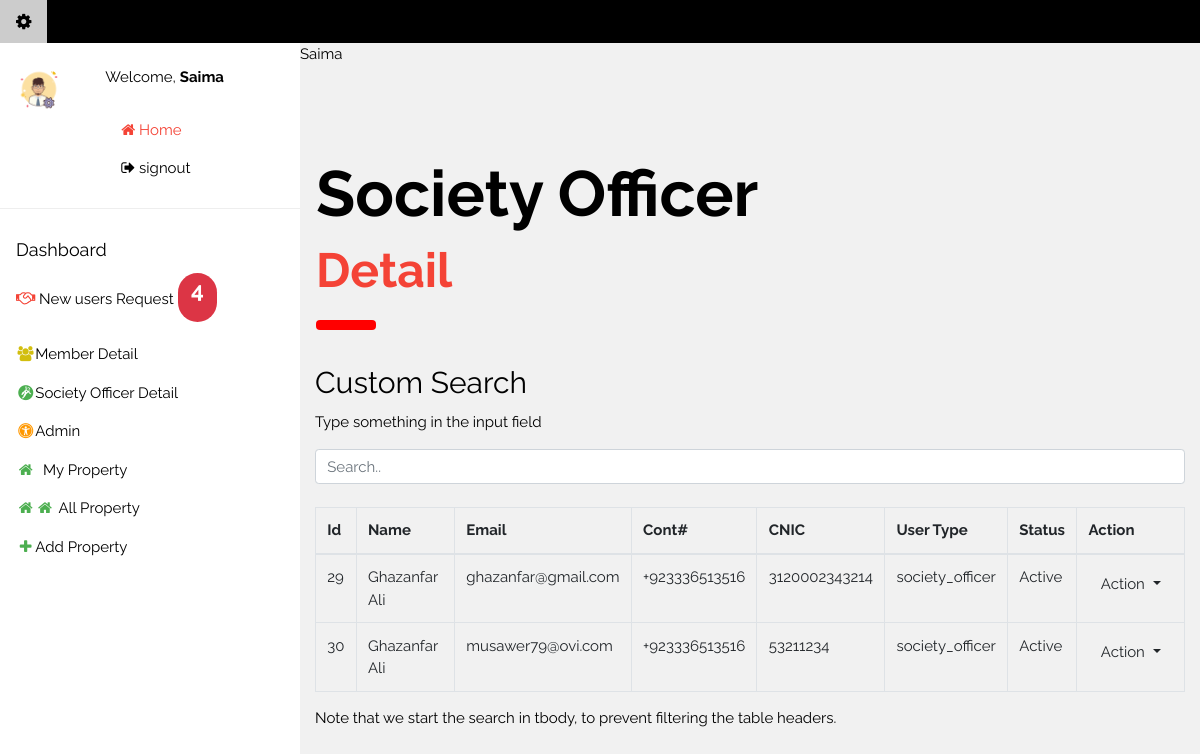
/admin_panel/society_officer_detail.php (signed in), run on the app's committed database.
### tables this page shows
CREATE TABLE `users_details` (
  `id` int(11) NOT NULL,
  `login_id` int(11) DEFAULT NULL,
  `cnic` varchar(250) DEFAULT NULL,
  `address` varchar(250) DEFAULT NULL,
  `mobile_number` varchar(20) DEFAULT NULL,
  `image` varchar(345) DEFAULT NULL
);

### admin_panel/society_officer_detail.php (the view, shortened to what this page needs)
<?php
include "admin_header.php";
require_once "../db.php";
?>
<div class="w3-container" style="margin-top:80px" id="showcase">
    <h1 class="w3-jumbo"><b>Society Officer </b></h1>
    <h1 class="w3-xxxlarge w3-text-red"><b>Detail</b></h1>
    <hr style="width:50px;border:5px solid red" class="w3-round">
  </div>
<div class="container mt-3">
  <h2>Custom Search</h2>
  <p>Type something in the input field</p>
  <input class="form-control" id="myInput" type="text" placeholder="Search..">
  <br>
  <table class="table table-bordered" id="Table">
    <thead>
      <tr>
        <th> Id</th>
        <th>Name</th>
        <th>Email</th>
        <th>Cont#</th>
        <th>CNIC</th>
        <th>User Type</th>
        <th>Status</th>
        <th>Action</th>
      </tr>
    </thead>
    <tbody id="myTable">
    <?php
$sql = "SELECT *, login.login_id as id FROM `login` "
        . " LEFT JOIN users_details ON users_details.login_id = login.login_id"
        . " where type in('society_officer') "
        . ";";
$result = $conn->query($sql);
if ($result->num_rows > 0):
  while($row = $result->fetch_assoc()):
?>
        <tr <?php if($row['status'] =="blocked")echo"class='danger'";?>>
        <td><?=$row['id']?></td>
        <td><?=$row['name']?></td>
        <td><?=$row['email']?></td>
        <td><?=$row['mobile_number']?></td>
        <td><?=$row['cnic']?></td>
        <td><?=$row['type']?></td>
        <td><?=$row['status']?></td>
        <td>
            <div class = "dropdown">
                <button type = "button" class = "btn dropdown-toggle" id = "dropdownMenu1" data-toggle = "dropdown">
                   Action
                </button>
            </div>
        </td>
      </tr>
  <?php endwhile;endif;?>
    </tbody>
  </table>
  <p>Note that we start the search in tbody, to prevent filtering the table headers.</p>
</div>
<link rel="stylesheet" type="text/css" href="https://cdn.datatables.net/v/dt/dt-1.10.18/datatables.min.css"/>

### assets/css/w3.css (style rules this page uses)
html { box-sizing:border-box }
*,*:before,*:after { box-sizing:inherit }
html { -ms-text-size-adjust:100%;-webkit-text-size-adjust:100% }
body { margin:0 }
b,strong { font-weight:bolder }
hr { box-sizing:content-box;height:0;overflow:visible }
button,input,select,textarea,optgroup { font:inherit;margin:0 }
button,input { overflow:visible }
button,select { text-transform:none }
button,[type=button],[type=reset],[type=submit] { -webkit-appearance:button }
html,body { font-family:Verdana,sans-serif;font-size:15px;line-height:1.5 }
html { overflow-x:hidden }
h1 { font-size:36px }
h2 { font-size:30px }
h1,h2,h3,h4,h5,h6 { font-family:"Segoe UI",Arial,sans-serif;font-weight:400;margin:10px 0 }
hr { border:0;border-top:1px solid #eee;margin:20px 0 }
.w3-container:after,.w3-container:before,.w3-panel:after,.w3-panel:before,.w3-row:after,.w3-row:before,.w3-row-padding:after,.w3-row-padding:before, .w3-cell-row:before,.w3-cell-row:after,.w3-clear:after,.w3-clear:before,.w3-bar:before,.w3-bar:after { content:"";display:table;clear:both }
.w3-round,.w3-round-medium { border-radius:4px }
.w3-container,.w3-panel { padding:0.01em 16px }
.w3-xxxlarge { font-size:48px!important }
.w3-jumbo { font-size:64px!important }
.w3-light-grey,.w3-hover-light-grey:hover,.w3-light-gray,.w3-hover-light-gray:hover { color:#000!important;background-color:#f1f1f1!important }
.w3-text-red,.w3-hover-text-red:hover { color:#f44336!important }

### admin_panel/admin_header.php (style rules this page uses)
html,body,h1,h2,h3,h4,h5 { font-family: "Raleway", sans-serif }

### data on the page
users_details: login.login_id "29", login.name "Ghazanfar Ali", login.email "ghazanfar@gmail.com", mobile_number "+923336513516", cnic "3120002343214", login.type "society_officer", login.status "Active"
users_details: login.login_id "30", login.name "Ghazanfar Ali", login.email "musawer79@ovi.com", mobile_number "+923336513516", cnic "53211234", login.type "society_officer", login.status "Active"

### other printed values
$d['name'] "Saima"
